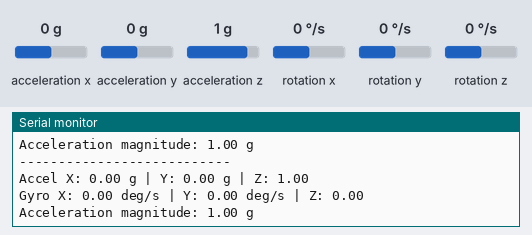
This sketch was run on a simulated Arduino Uno, built with avr-gcc and run on an emulated ATmega328P. On the bench: the last lines printed to the serial monitor. Wiring (inferred from the names in the program): MPU-9250 motion sensor at I2C address 0x68. The test bench sets the inputs (shaded band); at power-on: acceleration x 0 g, acceleration y 0 g, acceleration z 1 g, rotation x 0 °/s, rotation y 0 °/s, rotation z 0 °/s.

Above: at 2.8 s.
2.9 s: acceleration x set to -1.4 g
At 3.45 s:
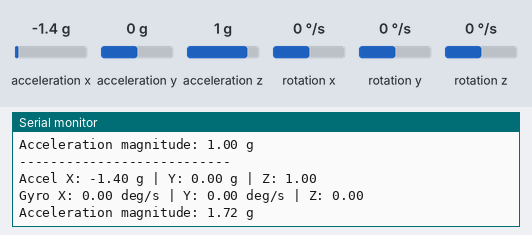
4.4 s: acceleration y set to -1.4 g
At 4.97 s:
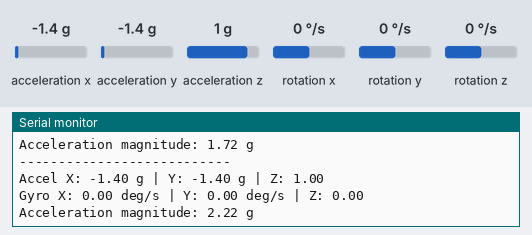
5.9 s: acceleration z set to -1.4 g
At 6.5 s:
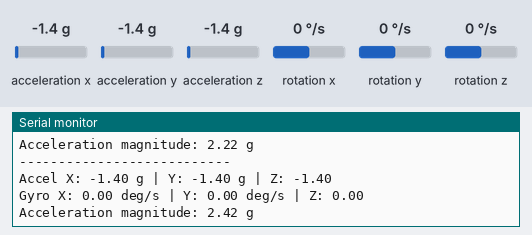
7.4 s: rotation x set to -192 °/s
At 8.03 s:
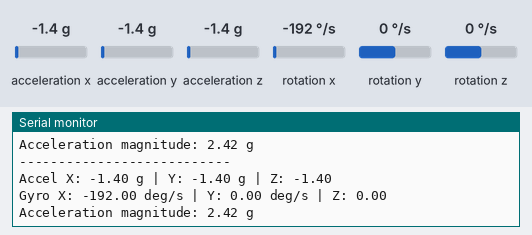
8.9 s: rotation y set to -192 °/s
At 9.56 s:
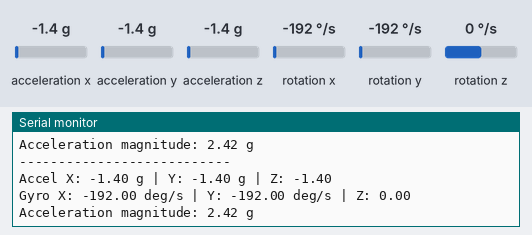
Timing chart, 0 to 11.4 s (numbered marks = the images above; inputs shaded):
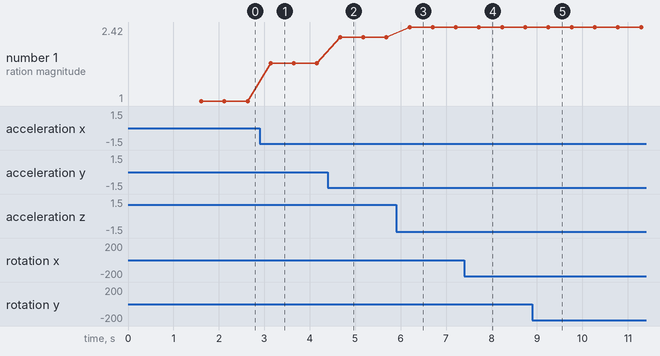

Measured:
- after the input at 2.9 s, the serial monitor: prints a new line after 0.23 s (image 1)
- after the input at 4.4 s, the serial monitor: prints a new line after 0.26 s (image 2)
- after the input at 5.9 s, the serial monitor: prints a new line after 0.29 s (image 3)
- after the input at 7.4 s, the serial monitor: prints a new line after 0.32 s (image 4)
- after the input at 8.9 s, the serial monitor: prints a new line after 0.35 s (image 5)
- plotted number 1: 1 → 1.72 after the input at 2.9 s, 1.72 → 2.22 after the input at 4.4 s, 2.22 → 2.42 after the input at 5.9 s

The sketch:

test_gyroscope.ino
```cpp
#include <Wire.h>

#define MPU_ADDR 0x68

// Read one register
bool readRegister(uint8_t reg, uint8_t &value) {
  Wire.beginTransmission(MPU_ADDR);
  Wire.write(reg);

  if (Wire.endTransmission(false) != 0) {
    return false;
  }

  if (Wire.requestFrom(MPU_ADDR, 1) != 1) {
    return false;
  }

  value = Wire.read();
  return true;
}

// Write to one register
void writeRegister(uint8_t reg, uint8_t value) {
  Wire.beginTransmission(MPU_ADDR);
  Wire.write(reg);
  Wire.write(value);
  Wire.endTransmission();
}

// Read multiple registers
bool readBytes(uint8_t reg, uint8_t *buffer, int length) {
  Wire.beginTransmission(MPU_ADDR);
  Wire.write(reg);

  if (Wire.endTransmission(false) != 0) {
    return false;
  }

  if (Wire.requestFrom(MPU_ADDR, length) != length) {
    return false;
  }

  for (int i = 0; i < length; i++) {
    buffer[i] = Wire.read();
  }

  return true;
}

int16_t toInt16(uint8_t high, uint8_t low) {
  return (int16_t)((high << 8) | low);
}

void setup() {
  Serial.begin(115200);
  delay(1500);

  Serial.println("Hydration Homie - GY-6500 Test");

  Wire.begin();
  Wire.setClock(100000);

  // Check sensor identity
  uint8_t whoami = 0;

  if (!readRegister(0x75, whoami)) {
    Serial.println("ERROR: Sensor not detected!");
    return;
  }

  Serial.print("WHO_AM_I: 0x");
  Serial.println(whoami, HEX);

  // Wake up MPU6500
  writeRegister(0x6B, 0x00);
  delay(100);

  // Accelerometer range: +/- 2g
  writeRegister(0x1C, 0x00);

  // Gyroscope range: +/- 250 degrees/s
  writeRegister(0x1B, 0x00);

  Serial.println("Sensor initialized!");
}

void loop() {
  uint8_t data[14];

  if (!readBytes(0x3B, data, 14)) {
    Serial.println("ERROR: Failed to read sensor");
    delay(500);
    return;
  }

  int16_t ax = toInt16(data[0], data[1]);
  int16_t ay = toInt16(data[2], data[3]);
  int16_t az = toInt16(data[4], data[5]);

  int16_t gx = toInt16(data[8], data[9]);
  int16_t gy = toInt16(data[10], data[11]);
  int16_t gz = toInt16(data[12], data[13]);

  // Convert raw values
  float accelX = ax / 16384.0;
  float accelY = ay / 16384.0;
  float accelZ = az / 16384.0;

  float gyroX = gx / 131.0;
  float gyroY = gy / 131.0;
  float gyroZ = gz / 131.0;

  // Calculate total acceleration magnitude
  float magnitude = sqrt(
    accelX * accelX +
    accelY * accelY +
    accelZ * accelZ
  );

  Serial.println("---------------------------");

  Serial.print("Accel X: ");
  Serial.print(accelX, 2);
  Serial.print(" g | Y: ");
  Serial.print(accelY, 2);
  Serial.print(" g | Z: ");
  Serial.println(accelZ, 2);

  Serial.print("Gyro X: ");
  Serial.print(gyroX, 2);
  Serial.print(" deg/s | Y: ");
  Serial.print(gyroY, 2);
  Serial.print(" deg/s | Z: ");
  Serial.println(gyroZ, 2);

  Serial.print("Acceleration magnitude: ");
  Serial.print(magnitude, 2);
  Serial.println(" g");

  delay(500);
}
```
